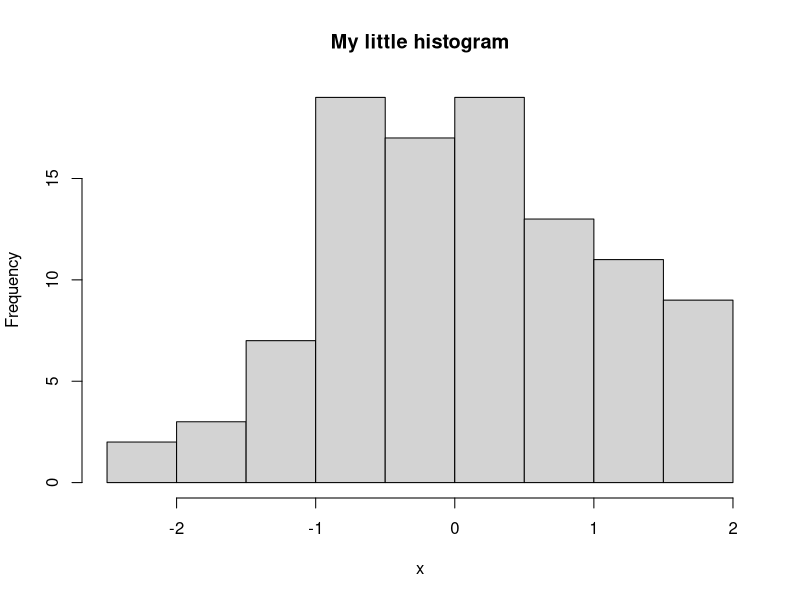
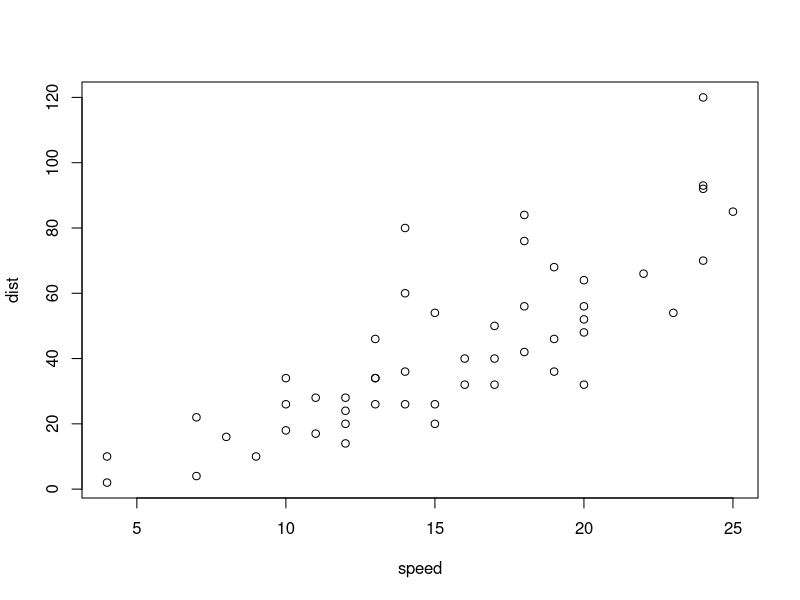

Source code (R) for these figures, in order:
## ---- chunk 1
#| label: littlehist
#| fig-cap: "My little fig caption"
n = 100
x = rnorm(n)
hist(x, main = "My little histogram")
## ---- chunk 2
#| label: fig-plot
#| fig-cap: "Plot"

plot(cars)
## ---- chunk 3
mean(x) # note how I use x from the previous code chunk
